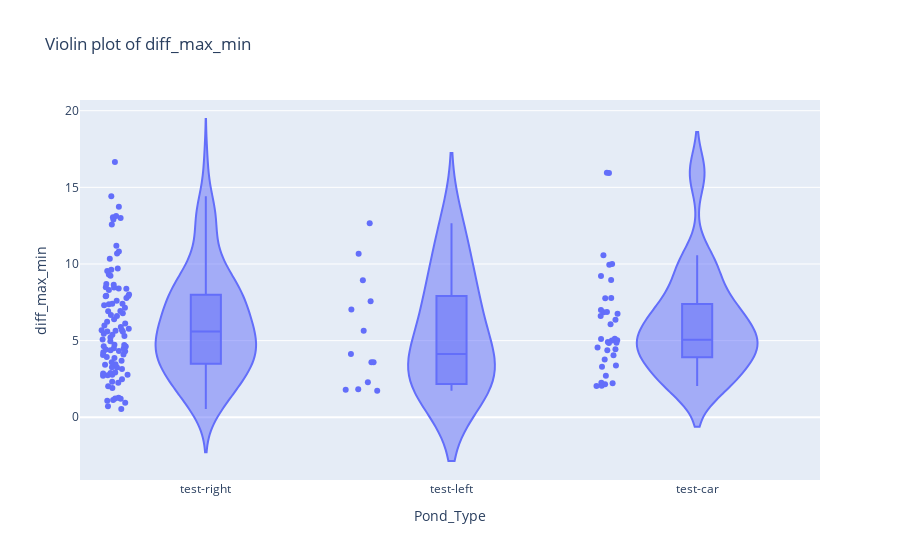
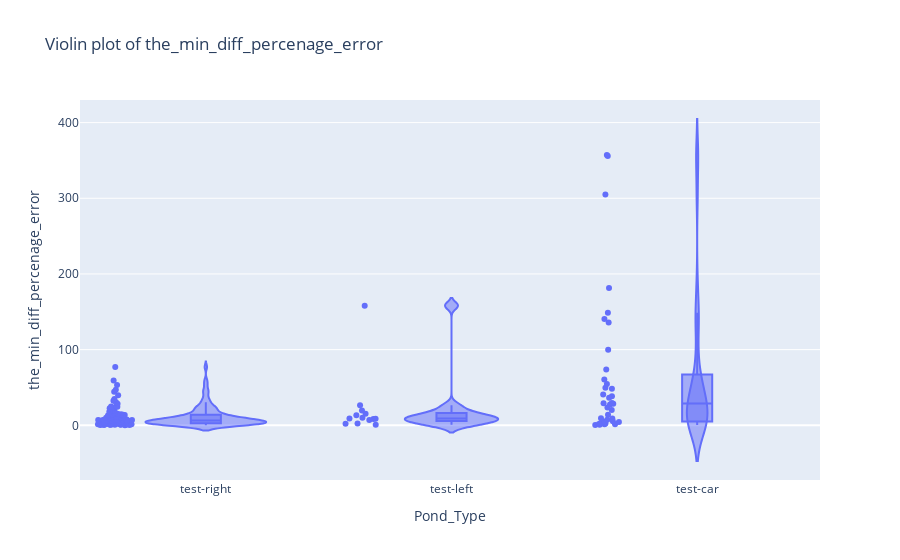
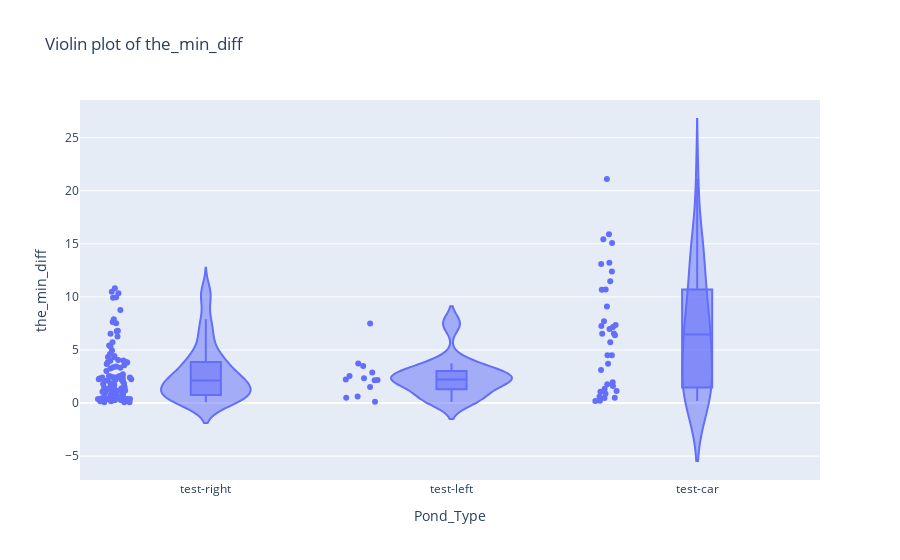
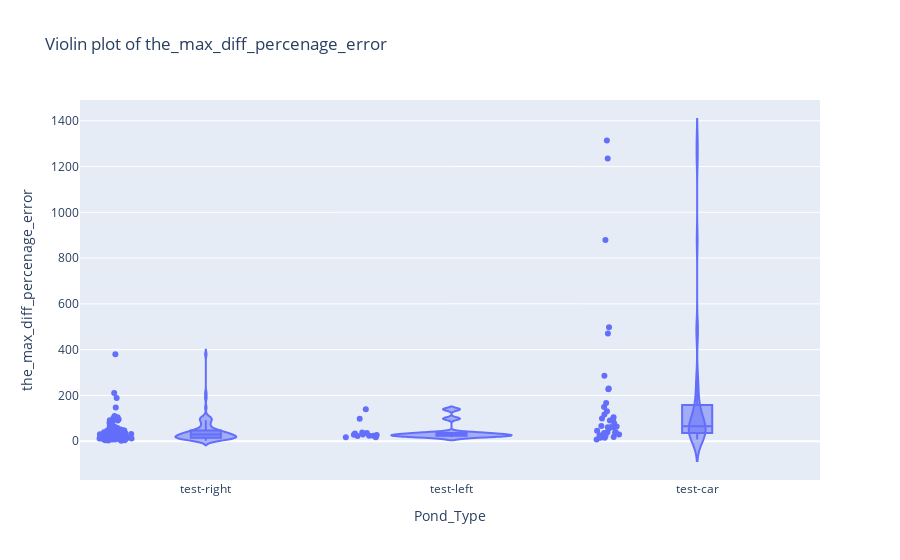

Notebook cell for these charts, in order:
### Code cell
import pandas as pd
import seaborn as sns
import matplotlib.pyplot as plt
from scipy.stats import pearsonr, spearmanr, shapiro, levene
# import pingouin as pg
import statsmodels.api as sm
import numpy as np

# Load your data

# Calculate expert averages and standard deviations
df['expert_mean'] = df[['Length_1', 'Length_2', 'Length_3']].median(axis=1)
df['expert_std'] = df[['Length_1', 'Length_2', 'Length_3']].std(axis=1)

df['expert_max'] = df[['Length_1', 'Length_2', 'Length_3']].max(axis=1)
df['expert_min'] = df[['Length_1', 'Length_2', 'Length_3']].min(axis=1)

#diffrence in pixels between the min and max of Length_1_pixels, Length_2_pixels, Length_3_pixels

df['diff_max_min'] =abs(df[['Length_1', 'Length_2', 'Length_3']].max(axis=1) - df[['Length_1', 'Length_2', 'Length_3']].min(axis=1))

print(f'mean difference between min max' ,df['diff_max_min'].mean())
print(f'std  difference between min max ',df['diff_max_min'].std())


#violoin plot of the difference between the min and max of the three measurements
fig = px.violin(df,
                x='Pond_Type', 
                y='diff_max_min', 
                box=True,  # Include box plot
                points="all",  # Show all points
                hover_data=['Label', 'PrawnID'],  # Include hover data
                title=f'Violin plot of diff_max_min',)
#Save the plot to png
fig.write_image(f'violin carapace diff_max_min.png')
fig.show()






# Calculate differences
df['diff_mean'] =abs(df['Length_fov(mm)'] - df['expert_mean'])
df['diff_max'] =abs(df['Length_fov(mm)'] - df['expert_max'])
df['diff_min'] =abs(df['Length_fov(mm)'] - df['expert_min'])

#scatter betwenn diff_max_min and diff_max
sns.scatterplot(x='diff_max_min', y='diff_max', data=df, alpha=0.5)
sns.regplot(x='diff_max_min', y='diff_max', data=df, scatter=False, color='red')
plt.xlabel('diff_max_min')
plt.ylabel('diff_max')
plt.title('diff_max vs. diff_max_min')
plt.show()


#find the minimun error of the three measurements
df['the_min_diff'] = df[['diff_mean', 'diff_max', 'diff_min']].min(axis=1)

#find the maximum error of the three measurements
df['the_max_diff'] = df[['diff_mean', 'diff_max', 'diff_min']].max(axis=1)


#the length measurement of the the_min_diff
df['the_min_diff_length'] =abs(df['Length_fov(mm)'] - df['the_min_diff'])

#the length measurement of the the_max_diff
df['the_max_diff_length'] =abs(df['Length_fov(mm)'] - df['the_max_diff'])


#percent error of the the_min_diff
df['the_min_diff_percenage_error'] = (df['the_min_diff'] / df['the_min_diff_length']) * 100
#MAE of the the_min_diff

#percent error of the the_max_diff
df['the_max_diff_percenage_error'] = (df['the_max_diff'] / df['the_max_diff_length']) * 100



# Create a violin plot using plotly
import plotly.express as px
#violin plots wiht plotly for mean percentage error and MAE
for error in ['the_min_diff_percenage_error', 'the_min_diff', 'the_max_diff_percenage_error', 'the_max_diff']:
        # Create a violin plot using plotly 
    fig = px.violin(df,
                    x='Pond_Type', 
                    y=error, 
                    box=True,  # Include box plot
                    points="all",  # Show all points
                    hover_data=['Label', 'PrawnID'],  # Include hover data
                    title=f'Violin plot of {error}',)
    #Save the plot to png
    fig.write_image(f'violin carapace {error}_.png')
    fig.show()





# Inter-Expert Reliability


# Bland-Altman Plot


# Regression Analysis


# # Visualization: Scatter Plot with Regression
# sns.lmplot(x='expert_mean', y='Length_fov(mm)', data=df, aspect=1.5, scatter_kws={'alpha':0.5})
# plt.xlabel('Expert Mean Measurement (mm)')
# plt.ylabel('Keypoint Detection Measurement (mm)')
# plt.title('Keypoint vs. Expert Measurements')
# plt.show()

# Additional plots as needed
# Example: Histogram of Differences
plt.figure(figsize=(10, 6))
sns.histplot(df['diff_mean'], bins=30, kde=True)
plt.xlabel('Difference mean (mm)')
plt.title('Histogram of Measurement Differences')
plt.show()

plt.figure(figsize=(10, 6))
sns.histplot(df['diff_max'], bins=30, kde=True)
plt.xlabel('Difference max (mm)')
plt.title('Histogram of Measurement Differences')
plt.show()

plt.figure(figsize=(10, 6))
sns.histplot(df['diff_min'], bins=30, kde=True)
plt.xlabel('Difference min (mm)')
plt.title('Histogram of Measurement Differences')
plt.show()


# Example: Effect of Camera Distance
sns.scatterplot(x='Height(mm)', y='diff_mean', data=df, alpha=0.5)
sns.regplot(x='Height(mm)', y='diff_mean', data=df, scatter=False, color='red')
plt.xlabel('Camera Distance')
plt.ylabel('Difference mean (mm)')
plt.title('Difference mean vs. Camera Distance')
plt.show()

sns.scatterplot(x='Height(mm)', y='diff_max', data=df, alpha=0.5)
sns.regplot(x='Height(mm)', y='diff_max', data=df, scatter=False, color='red')
plt.xlabel('Camera Distance')
plt.ylabel('Difference max (mm)')
plt.title('Difference max vs. Camera Distance')
plt.show()

sns.scatterplot(x='Height(mm)', y='diff_min', data=df, alpha=0.5)
sns.regplot(x='Height(mm)', y='diff_min', data=df, scatter=False, color='red')
plt.xlabel('Camera Distance')
plt.ylabel('Difference min (mm)')
plt.title('Difference min vs. Camera Distance')
plt.show()


# Example: Pose Metric 1 vs. Difference
sns.scatterplot(x='pose_eval_iou', y='diff_mean', data=df, alpha=0.5)
sns.regplot(x='pose_eval_iou', y='diff_mean', data=df, scatter=False, color='red')
plt.xlabel('pose_eval_iou')
plt.ylabel('Difference mean(mm)')
plt.title('Difference mean vs. Pose Metric 1')
plt.show()

sns.scatterplot(x='pose_eval_iou', y='diff_max', data=df, alpha=0.5)
sns.regplot(x='pose_eval_iou', y='diff_max', data=df, scatter=False, color='red')
plt.xlabel('pose_eval_iou')
plt.ylabel('Difference max(mm)')
plt.title('Difference max vs. Pose Metric 1')
plt.show()

sns.scatterplot(x='pose_eval_iou', y='diff_min', data=df, alpha=0.5)
sns.regplot(x='pose_eval_iou', y='diff_min', data=df, scatter=False, color='red')
plt.xlabel('pose_eval_iou')
plt.ylabel('Difference min(mm)')
plt.title('Difference min vs. Pose Metric 1')
plt.show()





df['mean_percenage_error_mean'] = (df['diff'] / df['expert_mean']) * 100
df['MAE_mean'] = df['diff']

df['max_percenage_error_max'] = (df['diff_max'] / df['expert_max']) * 100
df['MAE_max'] = df['diff_max']

df['min_percenage_error_min'] = (df['diff_min'] / df['expert_min']) * 100
df['MAE_min'] = df['diff_min']



# Create a violin plot using plotly
import plotly.express as px
#violin plots wiht plotly for mean percentage error and MAE
for error in ['mean_percenage_error_mean', 'MAE_mean', 'max_percenage_error_max', 'MAE_max', 'min_percenage_error_min', 'MAE_min']:

        # Create a violin plot using plotly 
    fig = px.violin(df,
                    x='Pond_Type', 
                    y=error, 
                    box=True,  # Include box plot
                    points="all",  # Show all points
                    hover_data=['Label', 'PrawnID'],  # Include hover data
                    title=f'Violin plot of {error}',)
    #Save the plot to png
    fig.write_image(f'violin carapace {error}_.png')
    fig.show()




# Normality Test

### Figure 1 — Plotly figure (JSON) as saved in the notebook; plotly's stock layout.template omitted (floating-point values rounded to 4 significant figures; data arrays with more than 128 entries replaced by an {"elided": "..."} marker saying what was removed)
{"data": [{"alignmentgroup": "True", "box": {"visible": true}, "customdata": {"elided": "148x2 str values"}, "hovertemplate": "Pond_Type=%{x}<br>diff_max_min=%{y}<br>Label=%{customdata[0]}<br>PrawnID=%{customdata[1]}<extra></extra>", "legendgroup": "", "marker": {"color": "#636efa"}, "name": "", "offsetgroup": "", "orientation": "v", "points": "all", "scalegroup": "True", "showlegend": false, "type": "violin", "x": {"elided": "148 str values"}, "x0": " ", "xaxis": "x", "y": {"elided": "148 float values"}, "y0": " ", "yaxis": "y"}], "layout": {"legend": {"tracegroupgap": 0}, "title": {"text": "Violin plot of diff_max_min"}, "violinmode": "group", "xaxis": {"anchor": "y", "domain": [0, 1], "title": {"text": "Pond_Type"}}, "yaxis": {"anchor": "x", "domain": [0, 1], "title": {"text": "diff_max_min"}}}}

### Figure 2 — Plotly figure (JSON) as saved in the notebook; plotly's stock layout.template omitted (floating-point values rounded to 4 significant figures; data arrays with more than 128 entries replaced by an {"elided": "..."} marker saying what was removed)
{"data": [{"alignmentgroup": "True", "box": {"visible": true}, "customdata": {"elided": "148x2 str values"}, "hovertemplate": "Pond_Type=%{x}<br>the_min_diff_percenage_error=%{y}<br>Label=%{customdata[0]}<br>PrawnID=%{customdata[1]}<extra></extra>", "legendgroup": "", "marker": {"color": "#636efa"}, "name": "", "offsetgroup": "", "orientation": "v", "points": "all", "scalegroup": "True", "showlegend": false, "type": "violin", "x": {"elided": "148 str values"}, "x0": " ", "xaxis": "x", "y": {"elided": "148 float values"}, "y0": " ", "yaxis": "y"}], "layout": {"legend": {"tracegroupgap": 0}, "title": {"text": "Violin plot of the_min_diff_percenage_error"}, "violinmode": "group", "xaxis": {"anchor": "y", "domain": [0, 1], "title": {"text": "Pond_Type"}}, "yaxis": {"anchor": "x", "domain": [0, 1], "title": {"text": "the_min_diff_percenage_error"}}}}

### Figure 3 — Plotly figure (JSON) as saved in the notebook; plotly's stock layout.template omitted (floating-point values rounded to 4 significant figures; data arrays with more than 128 entries replaced by an {"elided": "..."} marker saying what was removed)
{"data": [{"alignmentgroup": "True", "box": {"visible": true}, "customdata": {"elided": "148x2 str values"}, "hovertemplate": "Pond_Type=%{x}<br>the_min_diff=%{y}<br>Label=%{customdata[0]}<br>PrawnID=%{customdata[1]}<extra></extra>", "legendgroup": "", "marker": {"color": "#636efa"}, "name": "", "offsetgroup": "", "orientation": "v", "points": "all", "scalegroup": "True", "showlegend": false, "type": "violin", "x": {"elided": "148 str values"}, "x0": " ", "xaxis": "x", "y": {"elided": "148 float values"}, "y0": " ", "yaxis": "y"}], "layout": {"legend": {"tracegroupgap": 0}, "title": {"text": "Violin plot of the_min_diff"}, "violinmode": "group", "xaxis": {"anchor": "y", "domain": [0, 1], "title": {"text": "Pond_Type"}}, "yaxis": {"anchor": "x", "domain": [0, 1], "title": {"text": "the_min_diff"}}}}

### Figure 4 — Plotly figure (JSON) as saved in the notebook; plotly's stock layout.template omitted (floating-point values rounded to 4 significant figures; data arrays with more than 128 entries replaced by an {"elided": "..."} marker saying what was removed)
{"data": [{"alignmentgroup": "True", "box": {"visible": true}, "customdata": {"elided": "148x2 str values"}, "hovertemplate": "Pond_Type=%{x}<br>the_max_diff_percenage_error=%{y}<br>Label=%{customdata[0]}<br>PrawnID=%{customdata[1]}<extra></extra>", "legendgroup": "", "marker": {"color": "#636efa"}, "name": "", "offsetgroup": "", "orientation": "v", "points": "all", "scalegroup": "True", "showlegend": false, "type": "violin", "x": {"elided": "148 str values"}, "x0": " ", "xaxis": "x", "y": {"elided": "148 float values"}, "y0": " ", "yaxis": "y"}], "layout": {"legend": {"tracegroupgap": 0}, "title": {"text": "Violin plot of the_max_diff_percenage_error"}, "violinmode": "group", "xaxis": {"anchor": "y", "domain": [0, 1], "title": {"text": "Pond_Type"}}, "yaxis": {"anchor": "x", "domain": [0, 1], "title": {"text": "the_max_diff_percenage_error"}}}}
